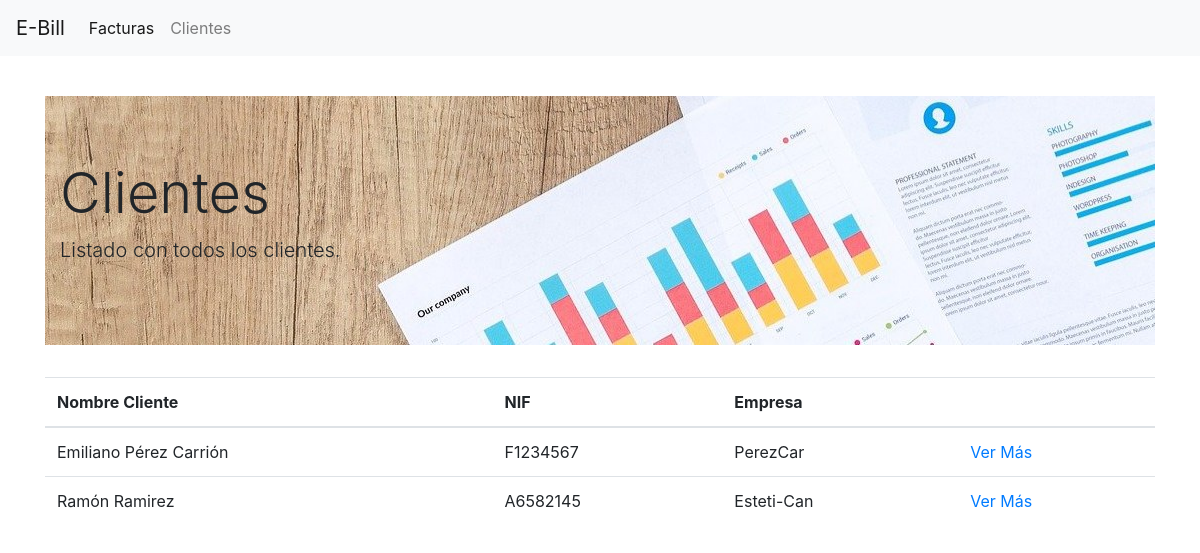
/clientes/, run on the app's committed database.
### ebill/models.py (models this page shows, shortened)
class Cliente(models.Model):
    nif = models.CharField(max_length=8, primary_key=True)
    nombre = models.CharField(max_length=12)
    apellidos = models.CharField(max_length=30)
    direccion = models.CharField(max_length=100)
    empresa = models.CharField(max_length=30, blank=True)

### ebill/views.py (the view)
# urls.py: path('clientes/', ebill.views.vista_clientes),
def vista_clientes(request):
    return render(request, 'ebill/listado_clientes.html',{
        'cliente': Cliente.objects.all()
    })

### ebill/templates/ebill/listado_clientes.html (shortened to what this page needs)
{% extends 'ebill/base.html' %}
{% block content %}
<div class="jumbotron jumbotron-fluid clientes">
    <div class="container">
        <div class="cardbody">
            <h1 class="display-4">Clientes</h1>
            <p class="lead">Listado con todos los clientes.</p>
        </div>
    </div>
  </div>
    <table class="table">
        <thead>
            <tr>
                <th>Nombre Cliente</th>
                <th>NIF</th>
                <th>Empresa</th>
                <th></th>
            </tr>
        </thead>
        <tbody>
            {% for c in cliente %}
                    <tr>
                        <td>{{ c.nombre }} {{ c.apellidos }}</td>
                        <td>{{ c.nif }}</td>
                        <td>{{ c.empresa }}</td>
                        <td><a href="{% url 'detalle_cliente' c.pk %}">Ver Más</a></td>
                    </tr>
            {% endfor %}
        </tbody>
    </table>
{% endblock content %}

### ebill/static/ebill/css/prueba.css (style rules this page uses)
.jumbotron { margin-top: 5vh; }
.clientes { background-image: url(/static/ebill/img/fondo-clientes.jpg); background-position: 100% 100%; }

### data on the page
Cliente: nombre "Emiliano", apellidos "Pérez Carrión", nif "F1234567", empresa "PerezCar"
Cliente: nombre "Ramón", apellidos "Ramirez", nif "A6582145", empresa "Esteti-Can"
